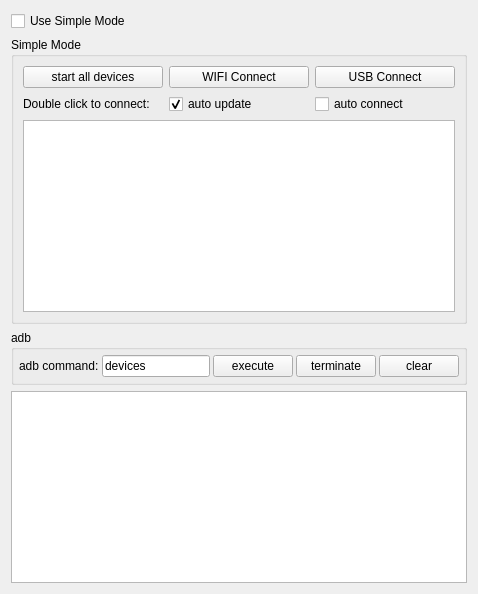
    <widget class="QWidget" name="leftWidget" native="true">
     <property name="sizePolicy">
      <sizepolicy hsizetype="Preferred" vsizetype="Preferred">
       <horstretch>0</horstretch>
       <verstretch>0</verstretch>
      </sizepolicy>
     </property>
     <layout class="QVBoxLayout" name="verticalLayout_5">
      <item>
       <widget class="QCheckBox" name="useSingleModeCheck">
        <property name="sizePolicy">
         <sizepolicy hsizetype="Preferred" vsizetype="Maximum">
          <horstretch>0</horstretch>
          <verstretch>0</verstretch>
         </sizepolicy>
        </property>
        <property name="styleSheet">
         <string notr="true"/>
        </property>
        <property name="text">
         <string>Use Simple Mode</string>
        </property>
        <property name="checked">
         <bool>false</bool>
        </property>
       </widget>
      </item>
      <item>
       <widget class="QGroupBox" name="simpleGroupBox">
        <property name="sizePolicy">
         <sizepolicy hsizetype="Preferred" vsizetype="Preferred">
          <horstretch>0</horstretch>
          <verstretch>0</verstretch>
         </sizepolicy>
        </property>
        <property name="title">
         <string>Simple Mode</string>
        </property>
        <property name="checkable">
         <bool>false</bool>
        </property>
        <layout class="QVBoxLayout" name="verticalLayout_4">
         <item>
          <layout class="QHBoxLayout" name="horizontalLayout_9">
           <item>
            <widget class="QPushButton" name="btnKidotuti">
             <property name="sizePolicy">
              <sizepolicy hsizetype="Preferred" vsizetype="Maximum">
               <horstretch>0</horstretch>
               <verstretch>0</verstretch>
              </sizepolicy>
             </property>
             <property name="text">
              <string>start all devices</string>
             </property>
            </widget>
           </item>
           <item>
            <widget class="QPushButton" name="wifiConnectBtn">
             <property name="sizePolicy">
              <sizepolicy hsizetype="Preferred" vsizetype="Maximum">
               <horstretch>0</horstretch>
               <verstretch>0</verstretch>
              </sizepolicy>
             </property>
             <property name="text">
              <string>WIFI Connect</string>
             </property>
            </widget>
           </item>
           <item>
            <widget class="QPushButton" name="usbConnectBtn">
             <property name="sizePolicy">
              <sizepolicy hsizetype="Preferred" vsizetype="Maximum">
               <horstretch>0</horstretch>
               <verstretch>0</verstretch>
              </sizepolicy>
             </property>
             <property name="text">
              <string>USB Connect</string>
             </property>
            </widget>
           </item>
          </layout>
         </item>
         <item>
          <layout class="QHBoxLayout" name="horizontalLayout_13">
           <property name="topMargin">
            <number>0</number>
           </property>
           <item>
            <widget class="QLabel" name="label_10">
             <property name="sizePolicy">
              <sizepolicy hsizetype="Preferred" vsizetype="Preferred">
               <horstretch>0</horstretch>
               <verstretch>0</verstretch>
              </sizepolicy>
             </property>
             <property name="text">
              <string>Double click to connect:</string>
             </property>
            </widget>
           </item>
           <item>
            <widget class="QCheckBox" name="autoUpdatecheckBox">
             <property name="sizePolicy">
              <sizepolicy hsizetype="Preferred" vsizetype="Preferred">
               <horstretch>0</horstretch>
               <verstretch>0</verstretch>
              </sizepolicy>
             </property>
             <property name="text">
              <string>auto update</string>
             </property>
             <property name="checked">
              <bool>true</bool>
             </property>
            </widget>
           </item>
           <item>
            <widget class="QCheckBox" name="autoConnectcheckBox">
             <property name="sizePolicy">
              <sizepolicy hsizetype="Preferred" vsizetype="Preferred">
               <horstretch>0</horstretch>
               <verstretch>0</verstretch>
              </sizepolicy>
             </property>
             <property name="text">
              <string>auto connect</string>
             </property>
             <property name="checked">
              <bool>false</bool>
             </property>
            </widget>
           </item>
          </layout>
         </item>
         <item>
          <widget class="QListWidget" name="connectedPhoneList">
           <property name="sizePolicy">
            <sizepolicy hsizetype="Preferred" vsizetype="Preferred">
             <horstretch>0</horstretch>
             <verstretch>0</verstretch>
            </sizepolicy>
           </property>
          </widget>
         </item>
        </layout>
       </widget>
      </item>
      <item>
       <widget class="QGroupBox" name="adbGroupBox">
        <property name="sizePolicy">
         <sizepolicy hsizetype="Preferred" vsizetype="Maximum">
          <horstretch>0</horstretch>
          <verstretch>0</verstretch>
         </sizepolicy>
        </property>
        <property name="title">
         <string notr="true">adb</string>
        </property>
        <layout class="QHBoxLayout" name="horizontalLayout_2">
         <property name="spacing">
          <number>3</number>
         </property>
         <property name="leftMargin">
          <number>5</number>
         </property>
         <property name="topMargin">
          <number>5</number>
         </property>
         <property name="rightMargin">
          <number>5</number>
         </property>
         <property name="bottomMargin">
          <number>5</number>
         </property>
         <item>
          <widget class="QLabel" name="label_7">
           <property name="sizePolicy">
            <sizepolicy hsizetype="Maximum" vsizetype="Preferred">
             <horstretch>0</horstretch>
             <verstretch>0</verstretch>
            </sizepolicy>
           </property>
           <property name="text">
            <string>adb command:</string>
           </property>
           <property name="buddy">
            <cstring>adbCommandEdt</cstring>
           </property>
          </widget>
         </item>
         <item>
          <widget class="QLineEdit" name="adbCommandEdt">
           <property name="sizePolicy">
            <sizepolicy hsizetype="MinimumExpanding" vsizetype="Preferred">
             <horstretch>0</horstretch>
             <verstretch>0</verstretch>
            </sizepolicy>
           </property>
           <property name="text">
            <string notr="true">devices</string>
           </property>
          </widget>
         </item>
         <item>
          <widget class="QPushButton" name="adbCommandBtn">
           <property name="sizePolicy">
            <sizepolicy hsizetype="Maximum" vsizetype="Preferred">
             <horstretch>0</horstretch>
             <verstretch>0</verstretch>
            </sizepolicy>
           </property>
           <property name="text">
            <string>execute</string>
           </property>
          </widget>
         </item>
         <item>
          <widget class="QPushButton" name="stopAdbBtn">
           <property name="sizePolicy">
            <sizepolicy hsizetype="Maximum" vsizetype="Preferred">
             <horstretch>0</horstretch>
             <verstretch>0</verstretch>
            </sizepolicy>
           </property>
           <property name="text">
            <string>terminate</string>
           </property>
          </widget>
         </item>
         <item>
          <widget class="QPushButton" name="clearOut">
           <property name="sizePolicy">
            <sizepolicy hsizetype="Maximum" vsizetype="Preferred">
             <horstretch>0</horstretch>
             <verstretch>0</verstretch>
            </sizepolicy>
           </property>
           <property name="text">
            <string>clear</string>
           </property>
          </widget>
         </item>
        </layout>
       </widget>
      </item>
      <item>
       <widget class="QTextEdit" name="outEdit">
        <property name="sizePolicy">
         <sizepolicy hsizetype="Preferred" vsizetype="Preferred">
          <horstretch>0</horstretch>
          <verstretch>0</verstretch>
         </sizepolicy>
        </property>
        <property name="focusPolicy">
         <enum>Qt::NoFocus</enum>
        </property>
        <property name="documentTitle">
         <string/>
        </property>
        <property name="readOnly">
         <bool>true</bool>
        </property>
       </widget>
      </item>
     </layout>
    </widget>
